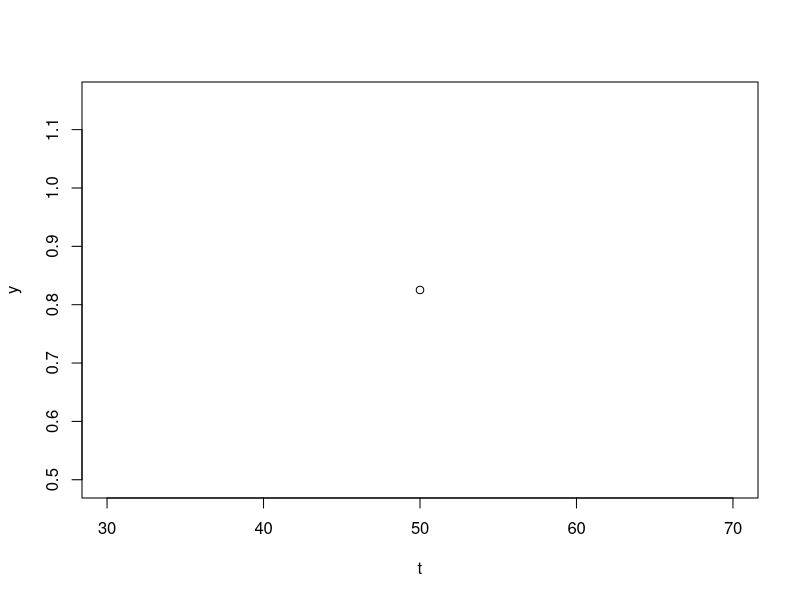

This figure's R source:

A<-2.5
maxrate<-0.055
l<-35
t<-seq(0,200, by=0.5)


t<-50
y<-A*exp(-exp(maxrate*exp(1)*(l-t)/A+1))
plot(t,y)

t<-NULL

t<-(A/(maxrate*exp(1)))*log(exp(1),log(exp(1),y/A))-l-1


t<-(A/(maxrate*exp(1)))*

  
log(exp(1),log(exp(1),y/A))-l-1


log(-log(y/A))


